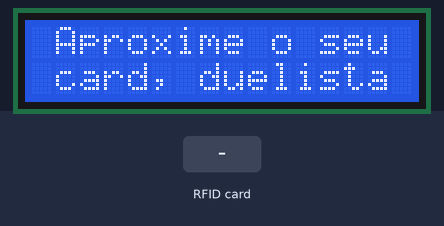
A sketch run on a simulated Arduino Uno, built with avr-gcc and run on an emulated ATmega328P. Shown: 16×2 character LCD. The test bench sets the inputs (shaded band).

Above: at 1.3 s.
1.4 s: RFID card 22 97 01 21 36 held to the reader
At 2.1 s:
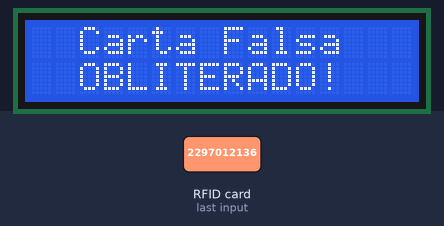
Timing chart, 0 to 4.4 s (numbered marks = the images above; inputs shaded):
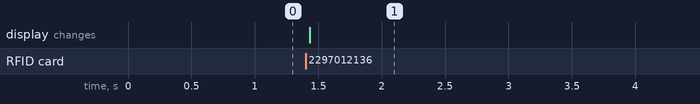

Measured:
- after the input at 1.4 s, the display: changes at once (image 1)

The sketch:

leitorRFID.ino
```cpp
/*
  Programa: Yu-Gi-Oh! com leitor RFID
  Autores: Gustavo Silva
           Luiz Andrade
*/
#include <SPI.h>
#include <MFRC522.h>
#include <LiquidCrystal.h>
#include <SerialCommand.h>
#include <stdlib.h>

#define SS_PIN 10
#define RST_PIN 9

MFRC522 mfrc522(SS_PIN, RST_PIN);  // Cria instância MFRC522
LiquidCrystal lcd(6, 7, 5, 4, 3, 2); // Inicializa a biblioteca com os números dos pins da interface
SerialCommand sCmd;
unsigned long int count = 0;
bool fixed = false;

void setup()
{
  Serial.begin(9600);   // Inicia a serial
  SPI.begin();      // Inicia  SPI bus
  mfrc522.PCD_Init();   // Inicia MFRC522
  lcd.begin(16, 2); //Define o número de colunas e linhas do LCD
  msgInicial();
}

void loop()
{
    if (Serial.available() > 0)
    {
      sCmd.readSerial();
    }

    if(!fixed && millis()-count >= 3000)
    {
      msgInicial();
      fixed = true;
    }

    if(!mfrc522.PICC_IsNewCardPresent()) { // Procura por novos cartões
        return;
    }

    if(!mfrc522.PICC_ReadCardSerial()) { // Aceita somente se um cartão for lido por vez
          return;
    }

    //Serial.print("UID da tag :"); Exibe UID na serial
    String conteudo = "";
    char conteudoChar[50];

    for(byte i = 0; i < mfrc522.uid.size; i++)
    {
        conteudo.concat(String(mfrc522.uid.uidByte[i]));
    }

    if(validar(conteudo))
    {
        conteudo += '\n';
        conteudo.toCharArray(conteudoChar, 50);
        Serial.write(conteudoChar);
    }

    count = millis();
}

void msgInicial()
{
  lcd.clear();
  lcd.print(" Aproxime o seu");
  lcd.setCursor(0,1);
  lcd.print(" card, duelista");
}

bool validar(String conteudo)
{
    lcd.clear();
    lcd.setCursor(0,0);

    if(conteudo == "2297012136") //UID 1 - Chaveiro - Dragao Branco
    {
        lcd.print("ATK: 4500");
        lcd.setCursor(0,1);
        lcd.print("DEF: 3800");
        fixed = true;
        return true;
    }
    else if (conteudo == "1099148229") //UID 2 - Cartao - Mago Negro
    {
        lcd.print("ATK: 2500");
        lcd.setCursor(0,1);
        lcd.print("DEF: 2100");
        fixed = true;
        return true;
    }

  //Cartões desconhecidos
  lcd.print("  Carta Falsa");
  lcd.setCursor(0,1);
  lcd.print("  OBLITERADO!");
  fixed = false;
  return false;
}
```
